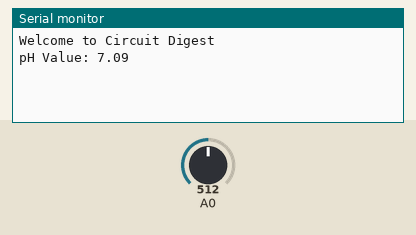
The sketch below on a simulated Arduino Uno, built with avr-gcc and run on an emulated ATmega328P. On the bench: the last lines printed to the serial monitor. Inputs (shaded band) come from the test bench; at power-on: A0 = 512.

Above: at 3.2 s.
3.3 s: A0 set to 716
At 4.5 s:
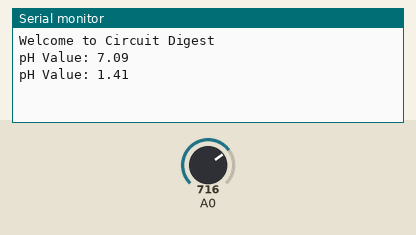
4.8 s: A0 set to 900
At 5.8 s:
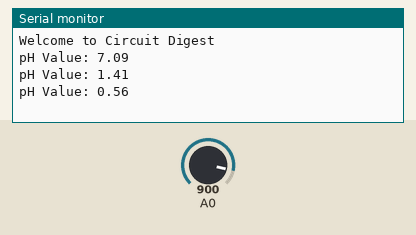
Timing chart, 0 to 7.8 s (numbered marks = the images above; inputs shaded):
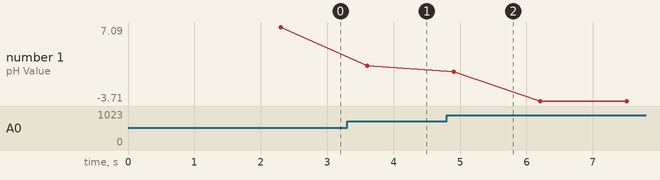

Measured:
- after the input at 3.3 s, the serial monitor: prints a new line after 0.30 s (image 1)
- after the input at 4.8 s, the serial monitor: prints a new line after 0.11 s (image 2)
- plotted number 1: 7.09 → 1.41 after the input at 3.3 s, 1.41 → -3.71 after the input at 4.8 s

The sketch:

ph_sensor.ino
```cpp
float calibration_value = 21.34;
int phval = 0;
unsigned long int avgval;
int buffer_arr[10], temp;

void setup()
{
  Serial.begin(9600);
  Serial.println("Welcome to Circuit Digest");
  delay(2000);
}

void loop() {
  for (int i = 0; i < 10; i++) {
    buffer_arr[i] = analogRead(A0);
    delay(30);
  }

  for (int i = 0; i < 9; i++) {
    for (int j = i + 1; j < 10; j++) {
      if (buffer_arr[i] > buffer_arr[j]) {
        temp = buffer_arr[i];
        buffer_arr[i] = buffer_arr[j];
        buffer_arr[j] = temp;
      }
    }
  }

  avgval = 0;
  for (int i = 2; i < 8; i++) {
    avgval += buffer_arr[i];
  }

  float volt = (float)avgval * 5.0 / 1024 / 6;
  float ph_act = -5.70 * volt + calibration_value;

  Serial.print("pH Value: ");
  Serial.println(ph_act);

  delay(1000);
}
```
